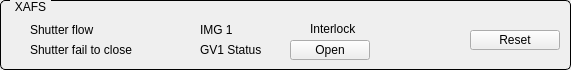
       <widget class="QGroupBox" name="titleGroupBox_3">
        <property name="geometry">
         <rect>
          <x>450</x>
          <y>140</y>
          <width>571</width>
          <height>70</height>
         </rect>
        </property>
        <property name="styleSheet">
         <string notr="true">QGroupBox {
    border: 1px solid black;
    border-radius: 5px;
    margin-top: 0.5em;
}

QGroupBox::title {
    subcontrol-origin: margin;
    left: 10px;
    padding: 0 3px 0 3px;
}</string>
        </property>
        <property name="title">
         <string>XAFS</string>
        </property>
        <widget class="QLabel" name="label_48">
         <property name="geometry">
          <rect>
           <x>30</x>
           <y>20</y>
           <width>90</width>
           <height>20</height>
          </rect>
         </property>
         <property name="text">
          <string>Shutter flow</string>
         </property>
        </widget>
        <widget class="QLabel" name="label_56">
         <property name="geometry">
          <rect>
           <x>30</x>
           <y>40</y>
           <width>141</width>
           <height>20</height>
          </rect>
         </property>
         <property name="text">
          <string>Shutter fail to close</string>
         </property>
        </widget>
        <widget class="QESimpleShape" name="qesimpleshape_27">
         <property name="geometry">
          <rect>
           <x>10</x>
           <y>40</y>
           <width>16</width>
           <height>20</height>
          </rect>
         </property>
         <property name="ledType">
          <enum>QSimpleShape::Error</enum>
         </property>
         <property name="colour0" stdset="0">
          <color>
           <red>60</red>
           <green>255</green>
           <blue>20</blue>
          </color>
         </property>
         <property name="colour2" stdset="0">
          <color>
           <red>240</red>
           <green>5</green>
           <blue>5</blue>
          </color>
         </property>
         <property name="variable" stdset="0">
          <string>FE08-VA-PHSH:getFault</string>
         </property>
         <property name="variableSubstitutions" stdset="0">
          <string/>
         </property>
        </widget>
        <widget class="QESimpleShape" name="qesimpleshape_28">
         <property name="geometry">
          <rect>
           <x>10</x>
           <y>20</y>
           <width>16</width>
           <height>20</height>
          </rect>
         </property>
         <property name="ledType">
          <enum>QSimpleShape::Error</enum>
         </property>
         <property name="colour0" stdset="0">
          <color>
           <red>60</red>
           <green>255</green>
           <blue>20</blue>
          </color>
         </property>
         <property name="variable" stdset="0">
          <string>FE08-CO-FLS4:isFlowInterlock</string>
         </property>
         <property name="variableSubstitutions" stdset="0">
          <string/>
         </property>
        </widget>
        <widget class="QLabel" name="label_62">
         <property name="geometry">
          <rect>
           <x>200</x>
           <y>20</y>
           <width>90</width>
           <height>20</height>
          </rect>
         </property>
         <property name="text">
          <string>IMG 1</string>
         </property>
        </widget>
        <widget class="QESimpleShape" name="qesimpleshape_29">
         <property name="geometry">
          <rect>
           <x>180</x>
           <y>20</y>
           <width>16</width>
           <height>20</height>
          </rect>
         </property>
         <property name="ledType">
          <enum>QSimpleShape::Error</enum>
         </property>
         <property name="colour0" stdset="0">
          <color>
           <red>60</red>
           <green>255</green>
           <blue>20</blue>
          </color>
         </property>
         <property name="variable" stdset="0">
          <string>FE08-VA-IMG1-REL1:isInterlock</string>
         </property>
         <property name="variableSubstitutions" stdset="0">
          <string/>
         </property>
        </widget>
        <widget class="QLabel" name="label_66">
         <property name="geometry">
          <rect>
           <x>200</x>
           <y>40</y>
           <width>90</width>
           <height>20</height>
          </rect>
         </property>
         <property name="text">
          <string>GV1 Status</string>
         </property>
        </widget>
        <widget class="QESimpleShape" name="qesimpleshape_30">
         <property name="geometry">
          <rect>
           <x>180</x>
           <y>40</y>
           <width>16</width>
           <height>20</height>
          </rect>
         </property>
         <property name="ledType">
          <enum>QSimpleShape::Error</enum>
         </property>
         <property name="colour0" stdset="0">
          <color>
           <red>240</red>
           <green>5</green>
           <blue>5</blue>
          </color>
         </property>
         <property name="colour1" stdset="0">
          <color>
           <red>60</red>
           <green>255</green>
           <blue>20</blue>
          </color>
         </property>
         <property name="variable" stdset="0">
          <string>FE08-VA-GV1:isOpen</string>
         </property>
         <property name="variableSubstitutions" stdset="0">
          <string/>
         </property>
        </widget>
        <widget class="QPushButton" name="btnXAFSreset">
         <property name="geometry">
          <rect>
           <x>470</x>
           <y>30</y>
           <width>90</width>
           <height>20</height>
          </rect>
         </property>
         <property name="text">
          <string>Reset</string>
         </property>
        </widget>
        <widget class="QPushButton" name="btnOpenXAFS">
         <property name="geometry">
          <rect>
           <x>290</x>
           <y>40</y>
           <width>80</width>
           <height>20</height>
          </rect>
         </property>
         <property name="text">
          <string>Open</string>
         </property>
        </widget>
        <widget class="QLabel" name="label_121">
         <property name="geometry">
          <rect>
           <x>310</x>
           <y>19</y>
           <width>90</width>
           <height>20</height>
          </rect>
         </property>
         <property name="text">
          <string>Interlock</string>
         </property>
        </widget>
        <widget class="QESimpleShape" name="qesimpleshape_146">
         <property name="geometry">
          <rect>
           <x>290</x>
           <y>19</y>
           <width>16</width>
           <height>20</height>
          </rect>
         </property>
         <property name="ledType">
          <enum>QSimpleShape::Error</enum>
         </property>
         <property name="colour0" stdset="0">
          <color>
           <red>240</red>
           <green>5</green>
           <blue>5</blue>
          </color>
         </property>
         <property name="colour1" stdset="0">
          <color>
           <red>60</red>
           <green>255</green>
           <blue>20</blue>
          </color>
         </property>
         <property name="variable" stdset="0">
          <string>D08-MPS:isBeamInterlock</string>
         </property>
         <property name="variableSubstitutions" stdset="0">
          <string/>
         </property>
        </widget>
       </widget>
